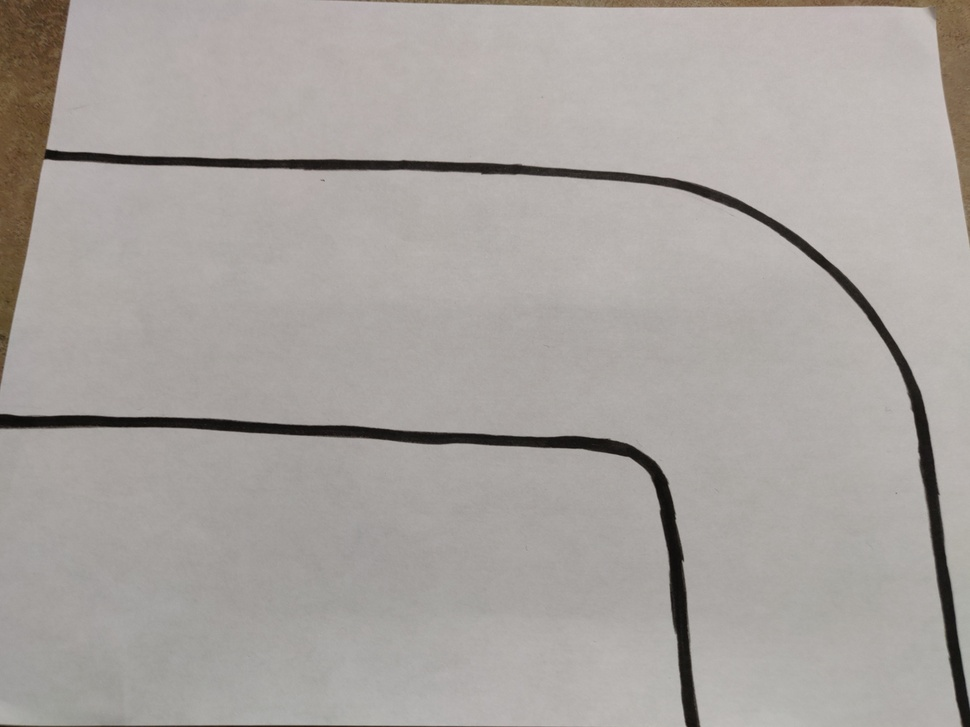
#> input picture curveProject/Test0.jpg, 970 x 727 px, shrunk from 4608 x 3456 before the run; its folder holds 3 pictures in this run
$ python detectCurve.py
#> lines starting #> are read from the running program, lines starting #| are printed output that depends on the picture; after the words box and inside, x2 and y2 are one past the last pixel; in counts of white or black regions, pixels touching at a corner belong together
import cv2
import numpy as np


def area_filter(min_area, input_image):
    # Perform an area filter on the binary blobs:
    components_number, labeled_image, component_stats, _ = \
        cv2.connectedComponentsWithStats(input_image, connectivity=4)

    # Get the indices/labels of the remaining components based on the area stat
    # (skip the background component at index 0)
    remaining_component_labels = [i for i in range(1, components_number) if component_stats[i][4] >= min_area]

    # Filter the labeled pixels based on the remaining labels,
    # assign pixel intensity to 255 (uint8) for the remaining pixels
    filtered_image = np.where(np.isin(labeled_image, remaining_component_labels), 255, 0).astype('uint8')

    return filtered_image


def auto_canny(image, sigma=0.33):
    # compute the median of the single channel pixel intensities
    v = np.median(image)
    # apply automatic Canny edge detection using the computed median
    lower = int(max(0, (1.0 - sigma) * v))
    upper = int(min(255, (1.0 + sigma) * v))
    edged = cv2.Canny(image, lower, upper)
    # return the edged image
    return edged


def fill(src, direction, resolution=20, thickness=None):
    if not thickness:
        thickness = resolution
    if direction == 0:
        for x in range(border_size * 10, src.shape[1] - border_size * 10, resolution):
            startPoint = None
            endPoint = None
            for y in range(border_size * 10, src.shape[0] - border_size * 10):
                if src[y][x] == 0 and src[y - 1][x] == 255:
                    startPoint = (x, y)
                    break
            if startPoint:
                for y in reversed(range(border_size * 10, src.shape[0] - border_size * 10)):
                    if src[y][x] == 0 and src[y + 1][x] == 255:
                        endPoint = (x, y)
                        break
                if endPoint:
                    cv2.line(src, startPoint, endPoint, 255, thickness=thickness)
    else:

        for y in range(border_size * 10, src.shape[0] - border_size * 10, resolution):
            startPoint = None
            endPoint = None
            for x in range(border_size * 10, src.shape[1] - border_size * 10):
                if src[y][x] == 0 and src[y][x - 1] == 255:
                    startPoint = (x, y)
                    break
            if startPoint:
                for x in reversed(range(border_size * 10, src.shape[1] - border_size * 10)):
                    if src[y][x] == 0 and src[y][x + 1] == 255:
                        endPoint = (x, y)
                        break

                if endPoint:
                    cv2.line(src, startPoint, endPoint, 255, thickness=thickness)


def morph(src, kernelSize=3, opIterations=3, ):
    morphKernel = cv2.getStructuringElement(cv2.MORPH_RECT, (kernelSize, kernelSize))
    return cv2.morphologyEx(src, cv2.MORPH_CLOSE, morphKernel, None, None, opIterations,
                            cv2.BORDER_REFLECT101)


def clean(src, kernelSize=3, opIterations=3, ):
    morphKernel = cv2.getStructuringElement(cv2.MORPH_RECT, (kernelSize, kernelSize))
    return cv2.morphologyEx(src, cv2.MORPH_OPEN, morphKernel, None, None, opIterations,
                            cv2.BORDER_REFLECT101)


def skeletonize(src, kernelSize=3):
    src = src.copy()  # don't clobber original
    skeleton = src.copy()

    skeleton[:, :] = 0
    kernel = cv2.getStructuringElement(cv2.MORPH_CROSS, (kernelSize, kernelSize))

    while True:

        eroded = cv2.morphologyEx(src, cv2.MORPH_ERODE, kernel)
        temp = cv2.morphologyEx(eroded, cv2.MORPH_DILATE, kernel)
        temp = cv2.subtract(src, temp)
        skeleton = cv2.bitwise_or(skeleton, temp)
        src[:, :] = eroded[:, :]
        if cv2.countNonZero(src) == 0:
            break

    return skeleton


def smooth(src, kernelSize=61, threshold=10):
    src = cv2.GaussianBlur(src, (kernelSize, kernelSize), 0)
    _, src = cv2.threshold(src, threshold, 255, cv2.THRESH_BINARY)
    return src


for index in range(3):
    print(f"processing Test{index}.jpg")
    img = cv2.imread(f'Test{index}.jpg')
#> img is the input picture: shape (727, 970, 3); mean B, G, R 159.3, 163.1, 168
    kernel = np.array([[0, -1, 0],
                       [-1, 5, -1],
                       [0, -1, 0]])

    border_size = int(img.shape[0] * 0.015)
#> border_size = 10
    cropped_img = cv2.copyMakeBorder(
        img[border_size: img.shape[0] - border_size, border_size: img.shape[1] - border_size],
        border_size * 10,
        border_size * 10,
        border_size * 10,
        border_size * 10,
        cv2.BORDER_CONSTANT,
        value=(255, 255, 255)
    )
    image_sharp = cv2.filter2D(src=cropped_img, ddepth=-1, kernel=kernel)
    # Convert to float and divide by 255:
    imgFloat = image_sharp.astype(float) / 255.

    # Calculate channel K:
    kChannel = 1 - np.max(imgFloat, axis=2)

    # Convert back to uint 8:
    kChannel = (255 * kChannel).astype(np.uint8)

    # Threshold image:
    _, binaryImage = cv2.threshold(kChannel, 205, 255, cv2.THRESH_BINARY)
#> binaryImage: shape (907, 1150); 2.1% white; 98 white regions (93 under 20 px), largest, box (x1, y1, x2, y2) and area: (133, 239, 1050, 807) 10901, (100, 504, 789, 807) 10133, (100, 100, 159, 425) 390, (1042, 100, 1050, 270) 177, (1019, 100, 1041, 101) 22

    # Filter small blobs:
    binaryImage = area_filter(900, binaryImage)
#> in area_filter, `components_number, labeled_image, component_stats, _ = \ cv2.connected..`:
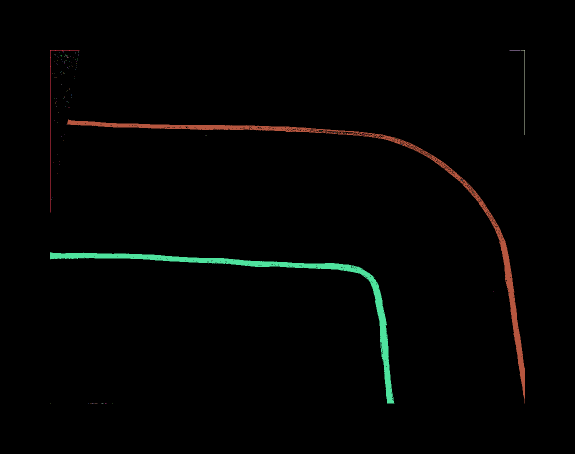
#> labeled_image: shape (907, 1150) int32 (shown at 1/2 size); 135 distinct labels, from 0 to 134; one colour per label, 0 black
#> in area_filter, `components_number, labeled_image, component_stats, _ = \ cv2.connected..`: components_number = 135; component_stats = 135 rows, first 6: [0, 0, 1150, 907, 1021295], [100, 100, 59, 325, 389], [1019, 100, 22, 1, 22], [1042, 100, 8, 170, 177], [126, 103, 1, 1, 1], [156, 103, 1, 2, 2]
#> in area_filter, `remaining_component_labels = [i for i in range(1, components_number) i..`: remaining_component_labels = [87, 123]
#> in area_filter, `filtered_image = np.where(np.isin(labeled_image, remaining_component_l..`: filtered_image: shape (907, 1150); 2% white; 2 white regions, box (x1, y1, x2, y2) and area: (134, 239, 1050, 807) 10869, (100, 504, 789, 807) 10133

    # Perform closing:
    binaryImage = morph(binaryImage, 3, 3)
#> in morph, `return cv2.morphologyEx(src, cv2.MORPH_CLOSE, morphKernel, None, None,..`: returned value: shape (907, 1150); 2.1% white; 2 white regions, box (x1, y1, x2, y2) and area: (134, 239, 1050, 807) 11929, (100, 504, 789, 807) 10350
    print("finished mask")
    fill(binaryImage, 1, resolution=50, thickness=1)
#> after the loop in fill, `for y in range(border_size * 10, src.shape[0] - border_size * 10, reso..`: src: shape (907, 1150); 2.3% white; 1 white region, box (x1, y1, x2, y2) and area: (100, 239, 1050, 807) 23867
    print("finished vertical fill")
    fill(binaryImage, 0, resolution=50, thickness=1)
#> call 2 of fill, with direction = 0, resolution = 50, thickness = 1
#> after the loop in fill (call 2), `for x in range(border_size * 10, src.shape[1] - border_size * 10, reso..`:
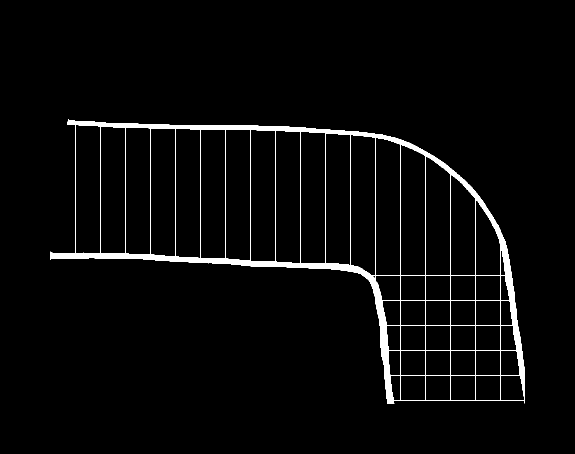
#> src: shape (907, 1150) (shown at 1/2 size); 2.8% white; 1 white region, box (x1, y1, x2, y2) and area: (100, 239, 1050, 807) 29378
    print("finished horizontal fill")
    fill(binaryImage, 1, resolution=5, thickness=8)
#> after the loop in fill (call 3), `for y in range(border_size * 10, src.shape[0] - border_size * 10, reso..`: src: shape (907, 1150); 28.5% white; 1 white region, box (x1, y1, x2, y2) and area: (100, 236, 1053, 810) 297366
    print("finished vertical fill")
    ogShape = binaryImage.shape
#> ogShape = (907, 1150)
    binaryImage = cv2.resize(binaryImage, (int(binaryImage.shape[1] * 0.2), int(binaryImage.shape[0] * 0.2)))
#> binaryImage: shape (181, 230)
    binaryImage = smooth(binaryImage)
#> in smooth, `_, src = cv2.threshold(src, threshold, 255, cv2.THRESH_BINARY)`:
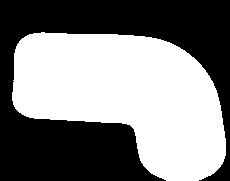
#> src: shape (181, 230); 50.7% white; 1 black region, box (x1, y1, x2, y2) and area: (0, 0, 230, 181) 20522
    binaryImage = skeletonize(binaryImage)
#> in skeletonize, `skeleton[:, :] = 0`: skeleton: shape (181, 230); every value is 0
#> in skeletonize, `kernel = cv2.getStructuringElement(cv2.MORPH_CROSS, (kernelSize, kerne..`: kernel = [[0, 1, 0], [1, 1, 1], [0, 1, 0]]
#> after the loop in skeletonize, `while True:`:
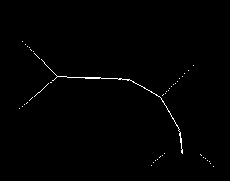
#> skeleton: shape (181, 230); 0.7% white in thin lines or dots, all inside (x1, y1, x2, y2) = (19, 41, 214, 167)
    print("finished skeletonize")
    # Trying to remove Y-tail
    binaryImage = area_filter(2, binaryImage)
#> in area_filter (call 2), `components_number, labeled_image, component_stats, _ = \ cv2.connected..`: labeled_image: shape (181, 230) int32; 127 distinct labels, from 0 to 126
#> in area_filter (call 2), `components_number, labeled_image, component_stats, _ = \ cv2.connected..`: components_number = 127; component_stats = 127 rows, first 6: [0, 0, 230, 181, 41340], [22, 41, 1, 1, 1], [25, 44, 1, 1, 1], [27, 46, 1, 1, 1], [29, 47, 1, 1, 1], [30, 49, 1, 1, 1]
#> in area_filter (call 2), `filtered_image = np.where(np.isin(labeled_image, remaining_component_l..`: filtered_image: shape (181, 230); 0.48% white in thin lines or dots, all inside (x1, y1, x2, y2) = (38, 62, 183, 154)
    binaryImage = smooth(binaryImage, 9)
#> in smooth (call 2), `_, src = cv2.threshold(src, threshold, 255, cv2.THRESH_BINARY)`: src: shape (181, 230); 3% white; 3 white regions (2 under 20 px), largest, box (x1, y1, x2, y2) and area: (48, 73, 186, 156) 1213
    binaryImage = area_filter(500, binaryImage)
#> call 3 of area_filter, with min_area = 500
#> in area_filter (call 3), `components_number, labeled_image, component_stats, _ = \ cv2.connected..`:
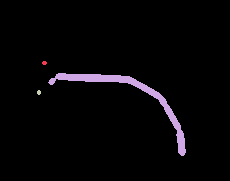
#> labeled_image: shape (181, 230) int32; 4 distinct labels, from 0 to 3; one colour per label, 0 black
#> in area_filter (call 3), `components_number, labeled_image, component_stats, _ = \ cv2.connected..`: components_number = 4; component_stats = [[0, 0, 230, 181, 40385], [42, 61, 5, 4, 16], [48, 73, 138, 83, 1213], [37, 90, 4, 5, 16]]
#> in area_filter (call 3), `remaining_component_labels = [i for i in range(1, components_number) i..`: remaining_component_labels = [2]
#> in area_filter (call 3), `filtered_image = np.where(np.isin(labeled_image, remaining_component_l..`: filtered_image: shape (181, 230); 2.9% white; 1 white region, box (x1, y1, x2, y2) and area: (48, 73, 186, 156) 1213
    binaryImage = smooth(binaryImage, 9)
#> in smooth (call 3), `_, src = cv2.threshold(src, threshold, 255, cv2.THRESH_BINARY)`: src: shape (181, 230); 5.6% white; 1 white region, box (x1, y1, x2, y2) and area: (46, 70, 189, 159) 2319
    print("finished processing")

    pointY = 0
    sumsY = binaryImage.sum(axis=1)
#> sumsY = 181 values, max 25755 at index 82, min 0 at index 0, mean 3267.1
    while True:
        pointY += 1
        if sumsY[pointY] != 0:
            break
#> after the loop, pointY = 70

    pointX = 0
    right = False
    while True:
        pointX += 1
        if binaryImage[pointY + 10, pointX] != 0:
            break
        elif binaryImage[pointY + 10, binaryImage.shape[1] - pointX] != 0:
            pointX = binaryImage.shape[1] - pointX
            right = True
            break
#> after the loop, pointX = 46; right = False

    if right:
        offset = 1
    else:
        offset = -1

    cv2.arrowedLine(binaryImage, (pointX - 10 * offset, pointY), (pointX + 70 * offset, pointY), (255, 255, 255), 10)
#> binaryImage: shape (181, 230); 7.1% white; 1 white region, box (x1, y1, x2, y2) and area: (0, 65, 189, 159) 2946
    binaryImage = binaryImage[
                  int(border_size * 11 * 0.2): int((ogShape[0] - border_size * 11) * 0.2),
                  int(border_size * 11 * 0.2): int((ogShape[1] - border_size * 11) * 0.2)]
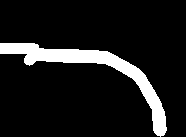
#> binaryImage: shape (137, 186); 10.6% white; 1 white region, box (x1, y1, x2, y2) and area: (0, 43, 167, 137) 2704
    binaryImage = cv2.resize(binaryImage, (int(img.shape[1]), int(img.shape[0])))
#> binaryImage: shape (727, 970)
    backtorgb = cv2.cvtColor(binaryImage, cv2.COLOR_GRAY2RGB)
    dst = cv2.addWeighted(img, 0.7, backtorgb, 0.5, 0)
    dst = cv2.resize(dst, (int(img.shape[1] * 0.2), int(img.shape[0] * 0.2)))
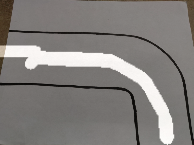
#> dst: shape (145, 194, 3); mean B, G, R 125, 127.7, 131.2
    cv2.imshow("Mask", dst)
    cv2.waitKey(0)
    cv2.imwrite(f"IdentifiedTravel{index}.jpg", dst)
    cv2.destroyAllWindows()
#> pass 2 of the loop `for index in range(3):`:
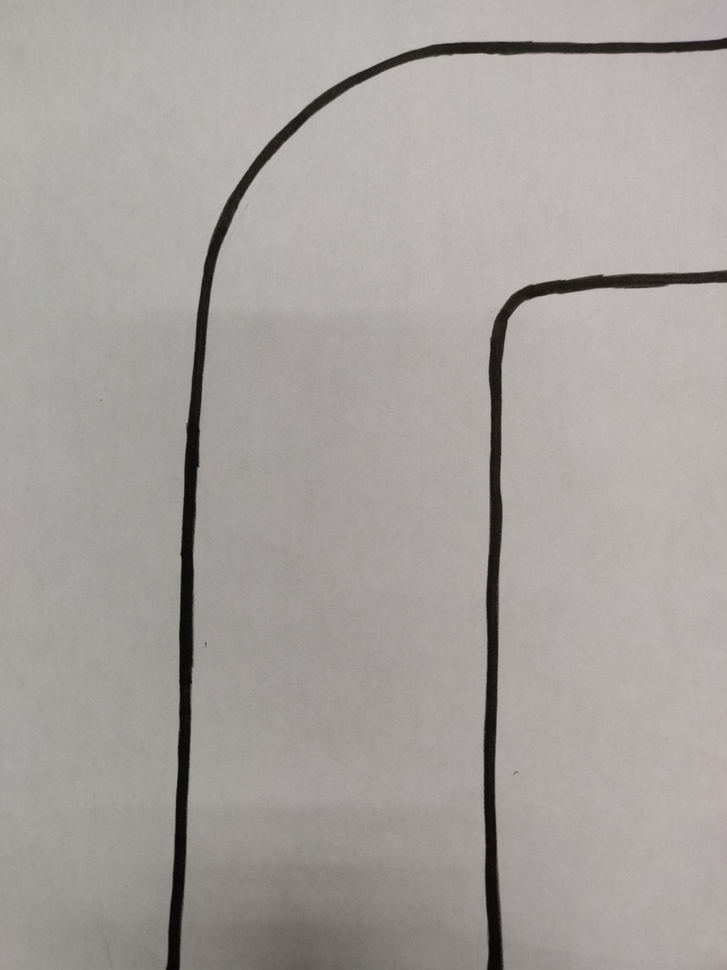
#> input picture curveProject/Test1.jpg, 727 x 970 px, shrunk from 3456 x 4608 before the run
#> img is the input picture: shape (970, 727, 3); mean B, G, R 157.9, 161.2, 166
#> cropped_img: shape (1222, 979, 3)
#> image_sharp: shape (1222, 979, 3)
#> imgFloat: shape (1222, 979, 3) float64
#> labeled_image: shape (1222, 979) int32; 51 distinct labels, from 0 to 50
#> components_number = 51; component_stats = 51 rows, first 6: [0, 0, 979, 1222, 1173384], [140, 140, 1, 1, 1], [838, 140, 1, 1, 1], [181, 166, 658, 916, 13721], [661, 172, 1, 1, 1], [636, 179, 1, 1, 1]
#> filtered_image: shape (1222, 979); 1.9% white; 2 white regions, box (x1, y1, x2, y2) and area: (181, 166, 839, 1082) 13721, (610, 397, 839, 1082) 9157
#> after the loop in fill (call 5), `for x in range(border_size * 10, src.shape[1] - border_size * 10, reso..`:
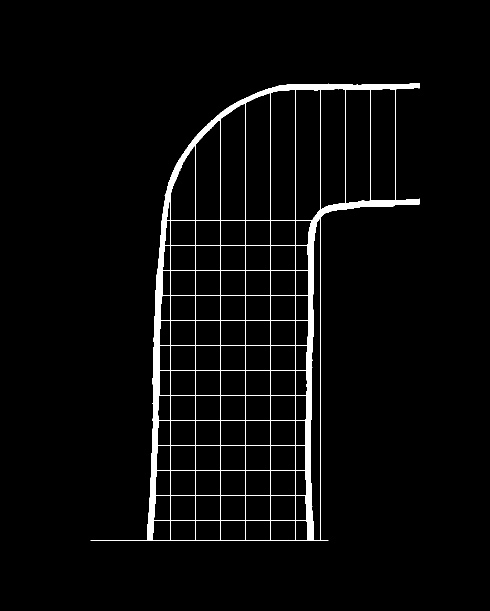
#> src: shape (1222, 979) (shown at 1/2 size); 2.9% white; 1 white region, box (x1, y1, x2, y2) and area: (181, 166, 839, 1082) 34782
#> after the loop in fill (call 6), `for y in range(border_size * 10, src.shape[0] - border_size * 10, reso..`:
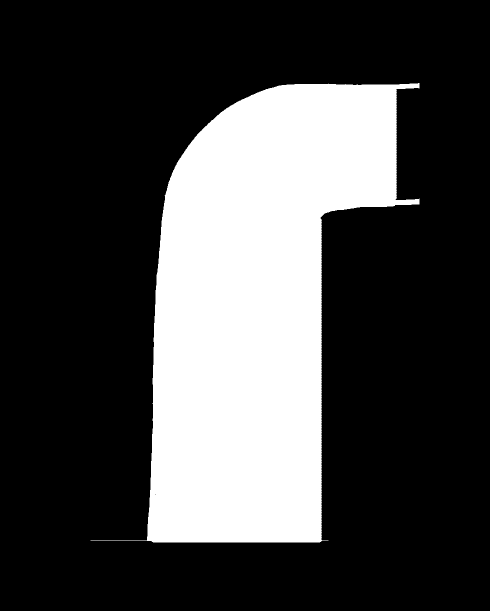
#> src: shape (1222, 979) (shown at 1/2 size); 27.1% white; 1 white region, box (x1, y1, x2, y2) and area: (181, 166, 839, 1085) 323951
#> components_number = 157; component_stats = 157 rows, first 6: [0, 0, 195, 244, 47302], [165, 28, 1, 1, 1], [163, 31, 1, 1, 1], [161, 32, 1, 1, 1], [159, 34, 1, 1, 1], [158, 35, 1, 1, 1]
#> sumsY = 244 values, max 4845 at index 76, min 0 at index 0, mean 1664.8
#> after the loop `while True:`: pointY = 69
#> after the loop `while True:`: pointX = 120; right = True
